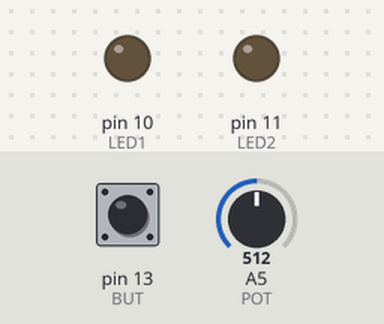
The sketch below on a simulated Arduino Uno, built with avr-gcc and run on an emulated ATmega328P. On the bench: output pins drawn as LEDs (lit = HIGH). Inputs (shaded band) come from the test bench; at power-on: pin 13 (BUT) LOW, A5 (POT) = 512.

Above: at 1.2 s.
1.3 s: pin 13 (BUT) pulled HIGH for 3.2 s
At 5.7 s:
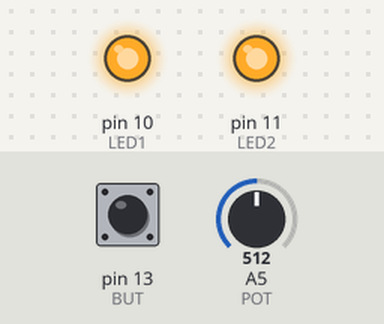
6.0 s: pin 13 (BUT) pulled HIGH for 0.15 s
At 7.0 s:
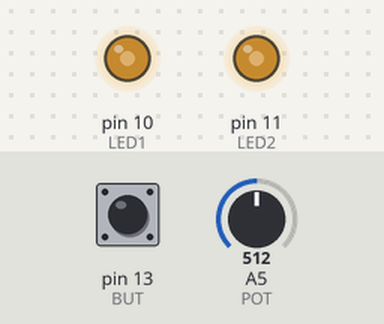
8.0 s: A5 (POT) set to 716
At 9.2 s:
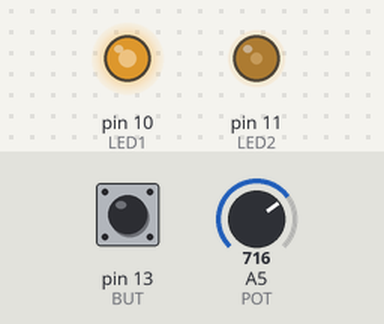
9.5 s: A5 (POT) set to 900
At 10.5 s:
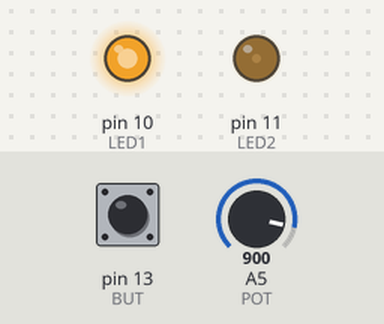
11.0 s: A5 (POT) set to 1023
At 11.6 s:
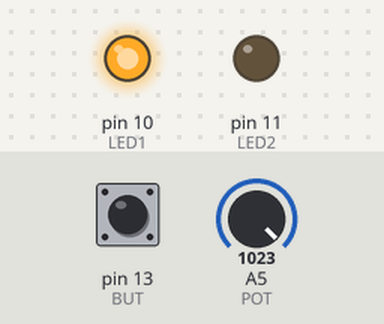
12.5 s: A5 (POT) set to 1004
At 12.8 s:
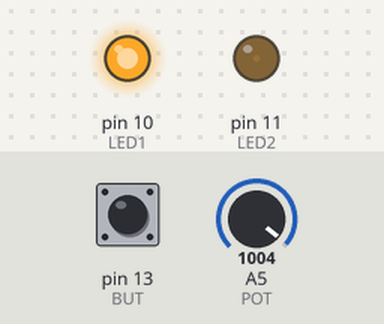
Timing chart, 0 to 15.0 s (numbered marks = the images above; inputs shaded):
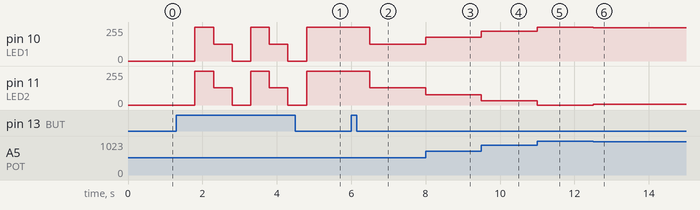

Measured:
- after the input at 1.3 s, pin 10 (LED1): 0/255 → 255/255 after 0.50 s, → 127/255 0.50 s later, → 0/255 0.50 s later, → 255/255 0.50 s later, … (7 changes in this stretch); pin 11 (LED2): 0/255 → 255/255 after 0.50 s, → 128/255 0.50 s later, → 0/255 0.50 s later, → 255/255 0.50 s later, … (7 changes in this stretch)
- after the input at 6.0 s, pin 10 (LED1): 255/255 → 127/255 after 0.50 s; pin 11 (LED2): 255/255 → 128/255 after 0.50 s
- after the input at 8.0 s, pin 10 (LED1): 127/255 → 178/255 at once; pin 11 (LED2): 128/255 → 77/255 at once
- after the input at 9.5 s, pin 10 (LED1): 178/255 → 224/255 at once; pin 11 (LED2): 77/255 → 31/255 at once
- after the input at 11.0 s, pin 10 (LED1): 224/255 → 255/255 at once; pin 11 (LED2): 31/255 → 0/255 at once
- after the input at 12.5 s, pin 10 (LED1): 255/255 → 250/255 at once; pin 11 (LED2): 0/255 → 5/255 at once

The sketch:

T1Code.ino
```cpp
#define LED1 10
#define LED2 11
#define BUT 13
#define POT A5

byte cont = 0;
int pval;

void setup() {
  pinMode(LED1,OUTPUT);
  pinMode(LED2,OUTPUT);
  pinMode(BUT,INPUT);
  pinMode(POT,INPUT);
}

void loop()
{

  if(digitalRead(BUT) == 1)
  {
    cont++;
    delay(500);
  }
  if (cont == 1)
  {
    analogWrite(LED1,255);
    analogWrite(LED2,255);
  }
  else if (cont == 2)
  {
    pval = map(analogRead(POT),0,1023,0,255);
    analogWrite(LED1,pval);
    analogWrite(LED2,255 - pval);
  }
  else if (cont == 3)
  {
    analogWrite(LED1,0);
    analogWrite(LED2,0);
    cont = 0;
  }

}
```
